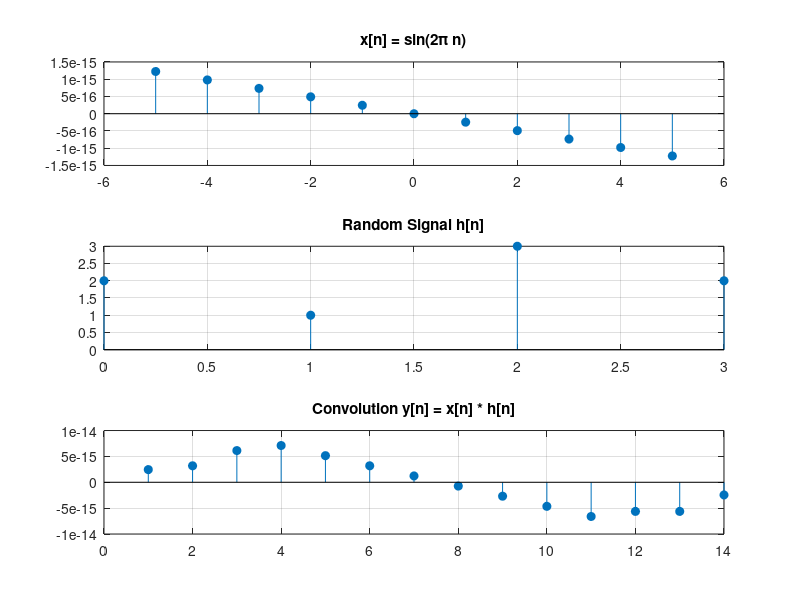

Here is the MATLAB script that generated this plot:
% Question 2: Write a MATLAB program to perform the linear convolution of
% x[n] = sin(2*pi*n), n = -5:5 and h[n] = [2 1 3 2], and plot the results.

clc;
clear;
close all;
n = -5:5;
x = sin(2*pi*n);
h = [2 1 3 2];
y = conv(x, h);
subplot(3,1,1);
stem(n, x, 'filled');
title('x[n] = sin(2\pi n)');
grid on;
subplot(3,1,2);
stem(0:length(h)-1, h, 'filled');
title('Random Signal h[n]');
grid on;
subplot(3,1,3);
stem(y, 'filled');
title('Convolution y[n] = x[n] * h[n]');
grid on;
